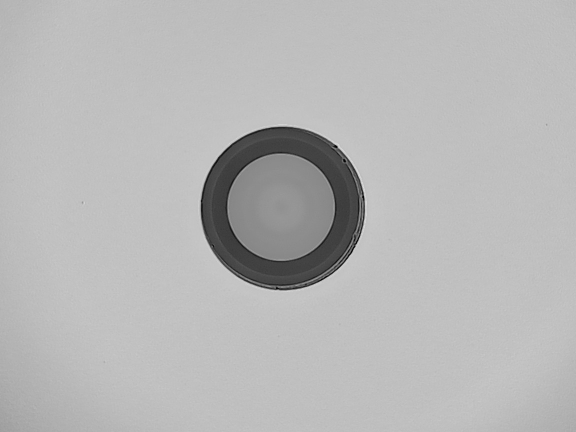
#> input picture current-process/old_version/image_batch/ima18.jpg, 1152 x 864 px (shown at 1/2 size); its folder holds only this picture in this run
$ python -i histogram-coloring-011.py   (imports and definitions only)
#> lines starting #> are read from the running program, lines starting #| are printed output that depends on the picture; after the words box and inside, x2 and y2 are one past the last pixel; in counts of white or black regions, pixels touching at a corner belong together
#> further down, picture is the input picture: shape (864, 1152, 3); min 0, max 239, mean 182.7
"""
Histogram Equalization Enhancement - Improve contrast to make low-contrast scratches visible
Redistributes pixel intensities for better dynamic range
"""
import cv2
import numpy as np

def process_image(image: np.ndarray,
                  method: str = "clahe",
                  clahe_clip_limit: float = 2.0,
                  clahe_tile_size: int = 8,
                  global_enhance_color: bool = False,
                  blend_original: float = 0.0,
                  show_histogram: bool = True,
                  apply_to_regions: bool = False,
                  gamma_correction: float = 1.0) -> np.ndarray:
    """
    Apply histogram equalization to enhance low-contrast defects.

    This function modifies the image's dynamic range and contrast to make
    low-contrast scratches and defects more visible. It offers both global
    and adaptive (CLAHE) histogram equalization methods.

    Args:
        image: Input fiber optic image
        method: "global", "clahe", or "adaptive"
        clahe_clip_limit: Contrast limiting parameter for CLAHE
        clahe_tile_size: Size of grid tiles for CLAHE
        global_enhance_color: Apply to each color channel separately
        blend_original: Blend factor with original (0=full enhancement, 1=original)
        show_histogram: Display histogram comparison
        apply_to_regions: Apply different enhancement to fiber regions
        gamma_correction: Additional gamma correction (1.0 = none)

    Returns:
        Contrast-enhanced image with improved defect visibility
    """
#> called with method = 'clahe', clahe_clip_limit = 2, clahe_tile_size = 8, global_enhance_color = False, blend_original = 0, show_histogram = True, apply_to_regions = False, gamma_correction = 1
    # Prepare working image
    if len(image.shape) == 2:
        working = image.copy()
        is_grayscale = True
    else:
        is_grayscale = False
        if global_enhance_color:
            working = image.copy()
        else:
            # Convert to LAB for luminance-only enhancement
            lab = cv2.cvtColor(image, cv2.COLOR_BGR2LAB)
#> lab: shape (864, 1152, 3); mean of channels 0, 1, 2 189, 128, 128
            working = lab[:, :, 0]  # L channel

    h, w = working.shape[:2]
#> h = 864; w = 1152

    # Apply gamma correction if requested
    if gamma_correction != 1.0:
        # Build lookup table
        gamma_table = np.array([((i / 255.0) ** (1.0 / gamma_correction)) * 255
                               for i in np.arange(0, 256)]).astype("uint8")

        if is_grayscale or not global_enhance_color:
            working = cv2.LUT(working, gamma_table)
        else:
            for i in range(3):
                working[:, :, i] = cv2.LUT(working[:, :, i], gamma_table)

    # Store original for histogram comparison
    original_hist = working.copy()

    # Apply enhancement based on method
    if method == "global":
        # Global histogram equalization
        if is_grayscale or not global_enhance_color:
            enhanced = cv2.equalizeHist(working)
        else:
            enhanced = working.copy()
            for i in range(3):
                enhanced[:, :, i] = cv2.equalizeHist(working[:, :, i])

    elif method == "clahe":
        # Contrast Limited Adaptive Histogram Equalization
        clahe = cv2.createCLAHE(clipLimit=clahe_clip_limit,
                               tileGridSize=(clahe_tile_size, clahe_tile_size))

        if is_grayscale or not global_enhance_color:
            enhanced = clahe.apply(working)
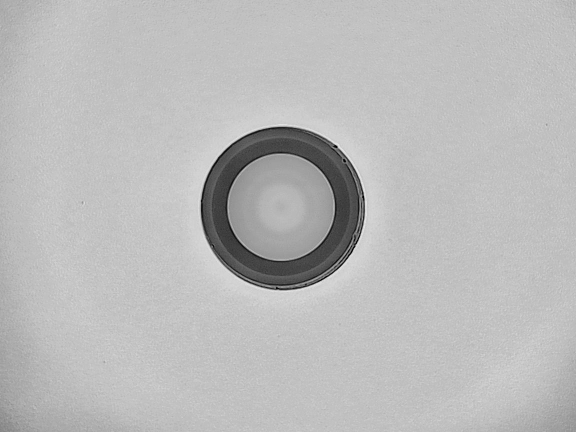
#> enhanced: shape (864, 1152) (shown at 1/2 size); min 1, max 245, mean 186.2
        else:
            enhanced = working.copy()
            for i in range(3):
                enhanced[:, :, i] = clahe.apply(working[:, :, i])

    else:  # adaptive
        # Custom adaptive method - different parameters for different regions
        if hasattr(image, 'core_mask'):
            # Use stored region masks
            core_mask = image.core_mask
            cladding_mask = image.cladding_mask
            coating_mask = image.coating_mask
        else:
            # Create simple radial regions
            cy, cx = h // 2, w // 2
            y, x = np.ogrid[:h, :w]
            dist = np.sqrt((x - cx)**2 + (y - cy)**2)

            max_dist = min(h, w) // 2
            core_mask = (dist < max_dist * 0.1).astype(np.uint8) * 255
            cladding_mask = ((dist >= max_dist * 0.1) & (dist < max_dist * 0.5)).astype(np.uint8) * 255
            coating_mask = ((dist >= max_dist * 0.5) & (dist < max_dist * 0.9)).astype(np.uint8) * 255

        # Apply different CLAHE parameters to each region
        enhanced = np.zeros_like(working)

        # Core region - mild enhancement
        clahe_core = cv2.createCLAHE(clipLimit=1.0, tileGridSize=(4, 4))
        temp = clahe_core.apply(working)
        enhanced[core_mask > 0] = temp[core_mask > 0]

        # Cladding - moderate enhancement
        clahe_cladding = cv2.createCLAHE(clipLimit=2.0, tileGridSize=(8, 8))
        temp = clahe_cladding.apply(working)
        enhanced[cladding_mask > 0] = temp[cladding_mask > 0]

        # Coating - strong enhancement
        clahe_coating = cv2.createCLAHE(clipLimit=3.0, tileGridSize=(16, 16))
        temp = clahe_coating.apply(working)
        enhanced[coating_mask > 0] = temp[coating_mask > 0]

        # Background
        background_mask = cv2.bitwise_not(cv2.bitwise_or(
            cv2.bitwise_or(core_mask, cladding_mask), coating_mask))
        enhanced[background_mask > 0] = working[background_mask > 0]

    # Blend with original if requested
    if blend_original > 0:
        enhanced = cv2.addWeighted(enhanced, 1 - blend_original,
                                 working, blend_original, 0)

    # Prepare final result
    if not is_grayscale and not global_enhance_color:
        # Put enhanced L channel back
        lab[:, :, 0] = enhanced
#> lab: shape (864, 1152, 3); mean of channels 0, 1, 2 186.2, 128, 128
        result = cv2.cvtColor(lab, cv2.COLOR_LAB2BGR)
    else:
        result = enhanced

    # Convert to BGR for display if needed
    if len(result.shape) == 2:
        result = cv2.cvtColor(result, cv2.COLOR_GRAY2BGR)

    # Add histogram visualization if requested
    if show_histogram:
        # Create histogram panel
        hist_h = 200
        hist_w = 256
        hist_panel = np.ones((hist_h, hist_w * 2 + 20, 3), dtype=np.uint8) * 255

        # Calculate histograms
        if len(original_hist.shape) == 2:
            hist_orig = cv2.calcHist([original_hist], [0], None, [256], [0, 256])
#> hist_orig = 256 values, max 212763 at index 196, min 0 at index 4, mean 3888
            hist_enh = cv2.calcHist([enhanced], [0], None, [256], [0, 256])
#> hist_enh = 256 values, max 79563 at index 191, min 0 at index 0, mean 3888
        else:
            # Use green channel for color images
            hist_orig = cv2.calcHist([original_hist], [1], None, [256], [0, 256])
            hist_enh = cv2.calcHist([enhanced], [1], None, [256], [0, 256])

        # Normalize histograms
        cv2.normalize(hist_orig, hist_orig, 0, hist_h - 40, cv2.NORM_MINMAX)
        cv2.normalize(hist_enh, hist_enh, 0, hist_h - 40, cv2.NORM_MINMAX)

        # Draw original histogram
        for i in range(256):
            cv2.line(hist_panel,
                    (i, hist_h - 20),
                    (i, hist_h - 20 - int(hist_orig[i])),
                    (100, 100, 100), 1)
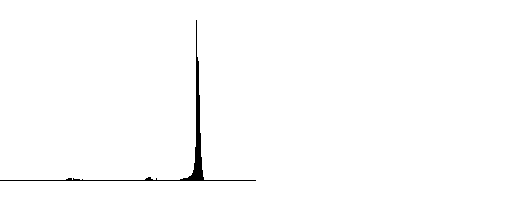
#> hist_panel: shape (200, 532, 3); values 100 (black) and 255 (white), 99.1% white; 1 black region, box (x1, y1, x2, y2) and area: (0, 20, 256, 181) 959

        # Draw enhanced histogram
        for i in range(256):
            cv2.line(hist_panel,
                    (i + hist_w + 20, hist_h - 20),
                    (i + hist_w + 20, hist_h - 20 - int(hist_enh[i])),
                    (0, 150, 0), 1)
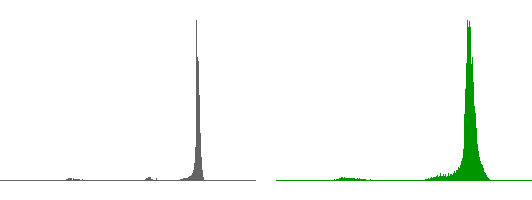
#> hist_panel: shape (200, 532, 3); 2.04% of pixels changed, all inside (x1, y1, x2, y2) = (276, 20, 532, 181); drawn as B, G, R

        # Add labels
        cv2.putText(hist_panel, "Original", (80, 20),
                   cv2.FONT_HERSHEY_SIMPLEX, 0.6, (0, 0, 0), 1)
        cv2.putText(hist_panel, "Enhanced", (hist_w + 80, 20),
                   cv2.FONT_HERSHEY_SIMPLEX, 0.6, (0, 150, 0), 1)
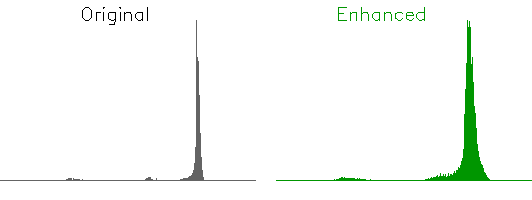
#> hist_panel: shape (200, 532, 3); mean of channels 0, 1, 2 247.5, 250.8, 247.5; drawn as B, G, R

        # Add to result
        h_result, w_result = result.shape[:2]
#> h_result = 864; w_result = 1152
        if w_result > h_result:
            # Place histogram at bottom
            hist_resized = cv2.resize(hist_panel, (w_result, hist_h))
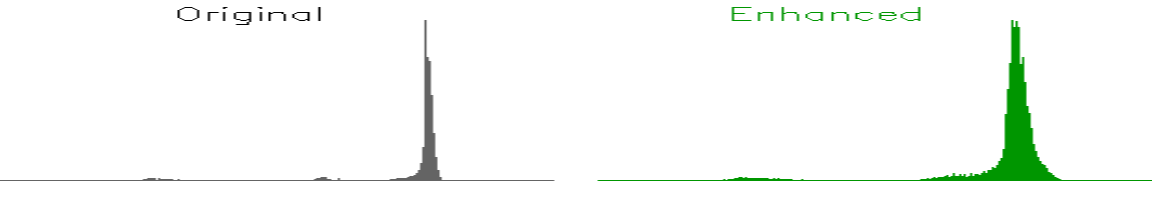
#> hist_resized: shape (200, 1152, 3); mean of channels 0, 1, 2 247.5, 250.8, 247.5; drawn as B, G, R
            result = np.vstack([result, hist_resized])
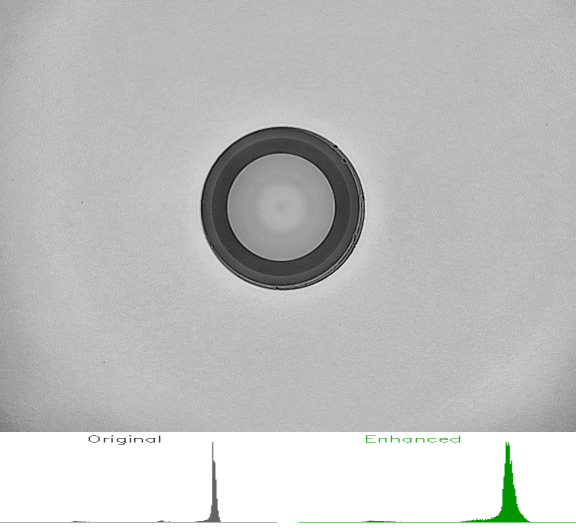
#> result: shape (1064, 1152, 3) (shown at 1/2 size); mean B, G, R 192.4, 193, 192.4
        else:
            # Place histogram at right
            hist_resized = cv2.resize(hist_panel, (hist_w * 2 + 20, h_result))
            result = np.hstack([result, hist_resized])

    # Add enhancement information
    cv2.putText(result, f"Enhancement: {method.upper()}", (10, 30),
                cv2.FONT_HERSHEY_SIMPLEX, 0.7, (0, 255, 0), 2)
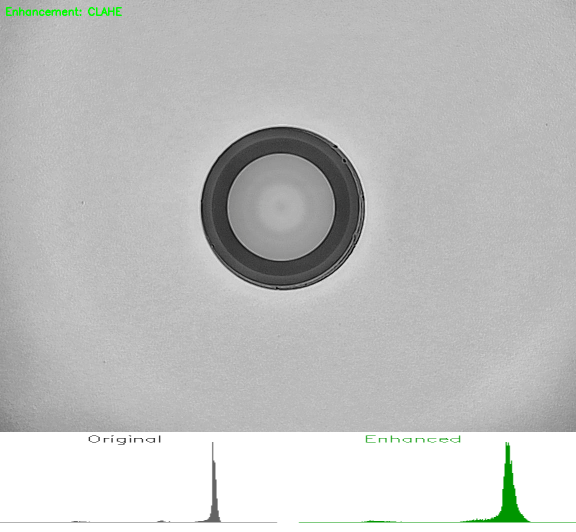
#> result: shape (1064, 1152, 3) (shown at 1/2 size); 0.13% of pixels changed, all inside (x1, y1, x2, y2) = (12, 14, 244, 32)

    if method == "clahe":
        cv2.putText(result, f"Clip: {clahe_clip_limit:.1f}, Tile: {clahe_tile_size}",
                   (10, 60), cv2.FONT_HERSHEY_SIMPLEX, 0.5, (255, 255, 255), 1)
#> result: shape (1064, 1152, 3); 0.02% of pixels changed, all inside (x1, y1, x2, y2) = (12, 49, 137, 65)

    if gamma_correction != 1.0:
        cv2.putText(result, f"Gamma: {gamma_correction:.2f}", (10, 85),
                   cv2.FONT_HERSHEY_SIMPLEX, 0.5, (255, 255, 255), 1)

    # Store enhanced data in metadata
#> (the run stopped early here; a loop or call above may not have finished)

$ run again, on current-process/old_version/image_batch/ima19.jpg
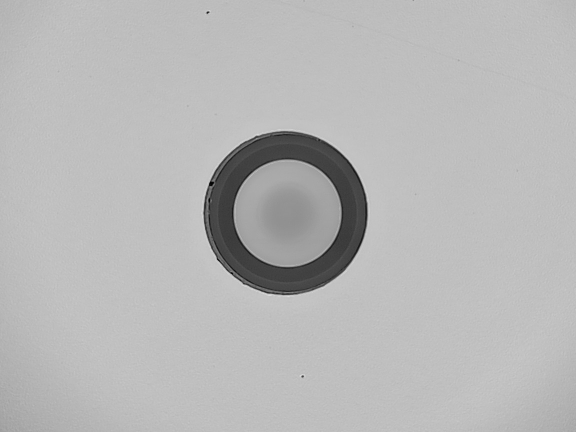
#> input picture current-process/old_version/image_batch/ima19.jpg, 1152 x 864 px (shown at 1/2 size)
#> picture is the input picture: shape (864, 1152, 3); min 0, max 233, mean 183
#> hist_orig = 256 values, max 255721 at index 196, min 0 at index 4, mean 3888
#> hist_enh = 256 values, max 84524 at index 192, min 0 at index 0, mean 3888
#> after the loop in process_image, `for i in range(256):`:
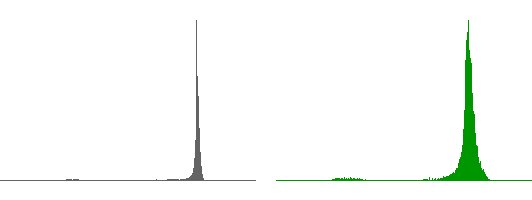
#> hist_panel: shape (200, 532, 3); mean of channels 0, 1, 2 248.8, 251.8, 248.8; drawn as B, G, R
#> in process_image, `cv2.putText(result, f"Enhancement: {method.upper()}", (10, 30), cv2.FO..`:
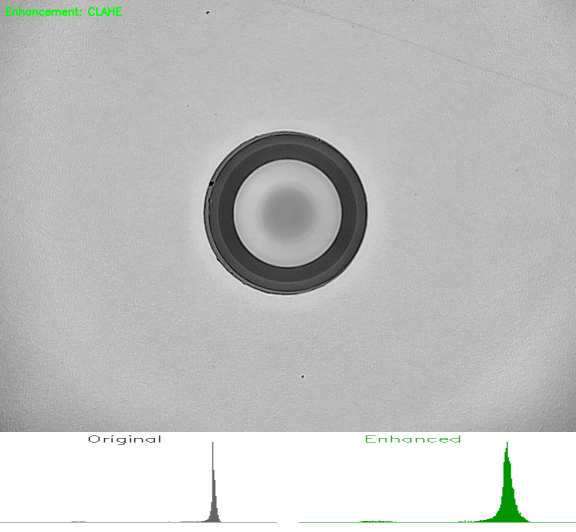
#> result: shape (1064, 1152, 3) (shown at 1/2 size); mean B, G, R 191.9, 192.8, 191.9

$ run again, on current-process/old_version/image_batch/img35.jpg
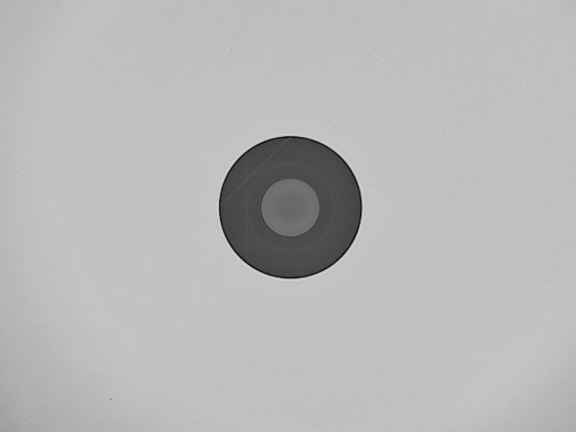
#> input picture current-process/old_version/image_batch/img35.jpg, 1152 x 864 px (shown at 1/2 size)
#> picture is the input picture: shape (864, 1152, 3); min 7, max 238, mean 183.8
#> hist_orig = 256 values, max 160326 at index 198, min 0 at index 0, mean 3888
#> hist_enh = 256 values, max 72734 at index 193, min 0 at index 0, mean 3888
#> after the loop in process_image, `for i in range(256):`:
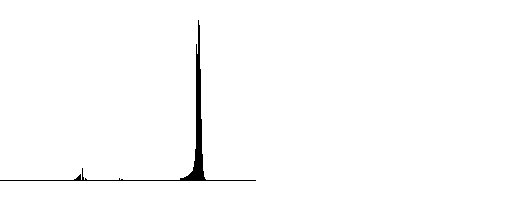
#> hist_panel: shape (200, 532, 3); values 100 (black) and 255 (white), 98.9% white; 1 black region, box (x1, y1, x2, y2) and area: (0, 20, 256, 181) 1208
#> in process_image, `cv2.putText(result, f"Enhancement: {method.upper()}", (10, 30), cv2.FO..`:
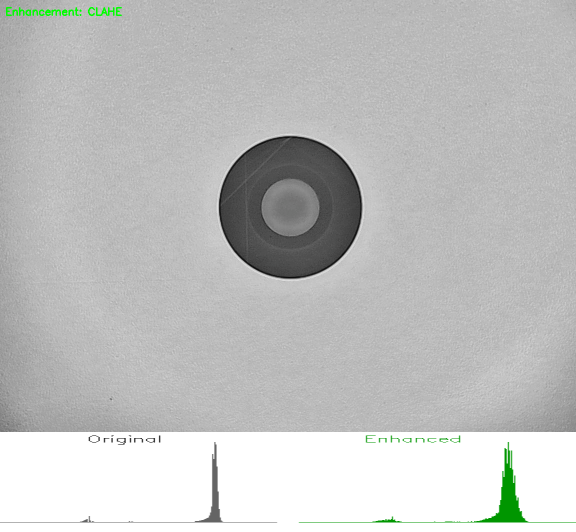
#> result: shape (1064, 1152, 3) (shown at 1/2 size); mean B, G, R 191.5, 192.5, 191.5
